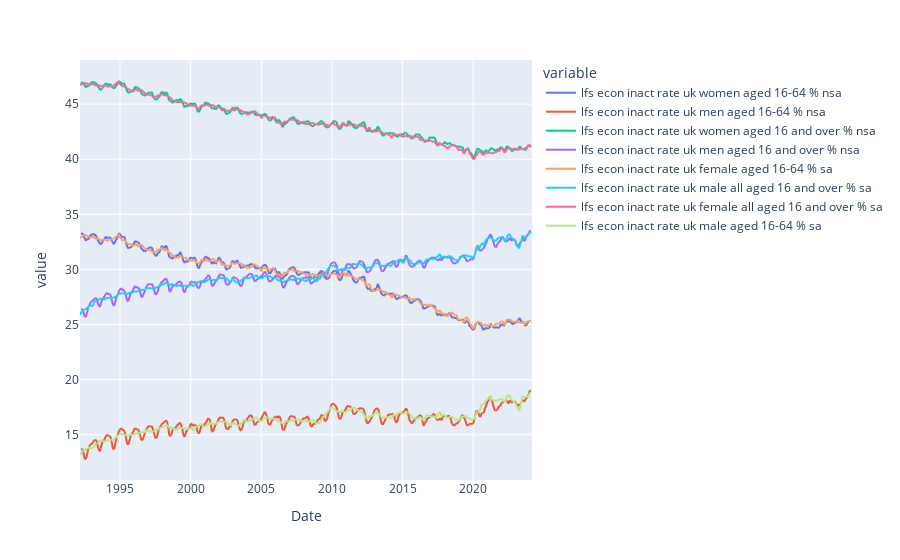

The cell this chart's notebook holds for it:
### Code cell
lfs_df[gender_cols].plot()

### Figure 1 — Plotly figure (JSON) as saved in the notebook; plotly's stock layout.template omitted (floating-point values rounded to 4 significant figures; data arrays with more than 128 entries replaced by an {"elided": "..."} marker saying what was removed)
{"data": [{"hovertemplate": "variable=lfs econ inact rate uk women aged 16-64 % nsa<br>Date=%{x}<br>value=%{y}<extra></extra>", "legendgroup": "lfs econ inact rate uk women aged 16-64 % nsa", "line": {"color": "#636efa", "dash": "solid"}, "marker": {"symbol": "circle"}, "mode": "lines", "name": "lfs econ inact rate uk women aged 16-64 % nsa", "showlegend": true, "type": "scattergl", "x": {"elided": "385 str values"}, "xaxis": "x", "y": {"elided": "385 float values"}, "yaxis": "y"}, {"hovertemplate": "variable=lfs econ inact rate uk men aged 16-64 % nsa<br>Date=%{x}<br>value=%{y}<extra></extra>", "legendgroup": "lfs econ inact rate uk men aged 16-64 % nsa", "line": {"color": "#EF553B", "dash": "solid"}, "marker": {"symbol": "circle"}, "mode": "lines", "name": "lfs econ inact rate uk men aged 16-64 % nsa", "showlegend": true, "type": "scattergl", "x": {"elided": "385 str values"}, "xaxis": "x", "y": {"elided": "385 float values"}, "yaxis": "y"}, {"hovertemplate": "variable=lfs econ inact rate uk women aged 16 and over % nsa<br>Date=%{x}<br>value=%{y}<extra></extra>", "legendgroup": "lfs econ inact rate uk women aged 16 and over % nsa", "line": {"color": "#00cc96", "dash": "solid"}, "marker": {"symbol": "circle"}, "mode": "lines", "name": "lfs econ inact rate uk women aged 16 and over % nsa", "showlegend": true, "type": "scattergl", "x": {"elided": "385 str values"}, "xaxis": "x", "y": {"elided": "385 float values"}, "yaxis": "y"}, {"hovertemplate": "variable=lfs econ inact rate uk men aged 16 and over % nsa<br>Date=%{x}<br>value=%{y}<extra></extra>", "legendgroup": "lfs econ inact rate uk men aged 16 and over % nsa", "line": {"color": "#ab63fa", "dash": "solid"}, "marker": {"symbol": "circle"}, "mode": "lines", "name": "lfs econ inact rate uk men aged 16 and over % nsa", "showlegend": true, "type": "scattergl", "x": {"elided": "385 str values"}, "xaxis": "x", "y": {"elided": "385 float values"}, "yaxis": "y"}, {"hovertemplate": "variable=lfs econ inact rate uk female aged 16-64 % sa<br>Date=%{x}<br>value=%{y}<extra></extra>", "legendgroup": "lfs econ inact rate uk female aged 16-64 % sa", "line": {"color": "#FFA15A", "dash": "solid"}, "marker": {"symbol": "circle"}, "mode": "lines", "name": "lfs econ inact rate uk female aged 16-64 % sa", "showlegend": true, "type": "scattergl", "x": {"elided": "385 str values"}, "xaxis": "x", "y": {"elided": "385 float values"}, "yaxis": "y"}, {"hovertemplate": "variable=lfs econ inact rate uk male all aged 16 and over % sa<br>Date=%{x}<br>value=%{y}<extra></extra>", "legendgroup": "lfs econ inact rate uk male all aged 16 and over % sa", "line": {"color": "#19d3f3", "dash": "solid"}, "marker": {"symbol": "circle"}, "mode": "lines", "name": "lfs econ inact rate uk male all aged 16 and over % sa", "showlegend": true, "type": "scattergl", "x": {"elided": "385 str values"}, "xaxis": "x", "y": {"elided": "385 float values"}, "yaxis": "y"}, {"hovertemplate": "variable=lfs econ inact rate uk female all aged 16 and over % sa<br>Date=%{x}<br>value=%{y}<extra></extra>", "legendgroup": "lfs econ inact rate uk female all aged 16 and over % sa", "line": {"color": "#FF6692", "dash": "solid"}, "marker": {"symbol": "circle"}, "mode": "lines", "name": "lfs econ inact rate uk female all aged 16 and over % sa", "showlegend": true, "type": "scattergl", "x": {"elided": "385 str values"}, "xaxis": "x", "y": {"elided": "385 float values"}, "yaxis": "y"}, {"hovertemplate": "variable=lfs econ inact rate uk male aged 16-64 % sa<br>Date=%{x}<br>value=%{y}<extra></extra>", "legendgroup": "lfs econ inact rate uk male aged 16-64 % sa", "line": {"color": "#B6E880", "dash": "solid"}, "marker": {"symbol": "circle"}, "mode": "lines", "name": "lfs econ inact rate uk male aged 16-64 % sa", "showlegend": true, "type": "scattergl", "x": {"elided": "385 str values"}, "xaxis": "x", "y": {"elided": "385 float values"}, "yaxis": "y"}], "layout": {"legend": {"title": {"text": "variable"}, "tracegroupgap": 0}, "margin": {"t": 60}, "xaxis": {"anchor": "y", "domain": [0, 1], "title": {"text": "Date"}}, "yaxis": {"anchor": "x", "domain": [0, 1], "title": {"text": "value"}}}}
